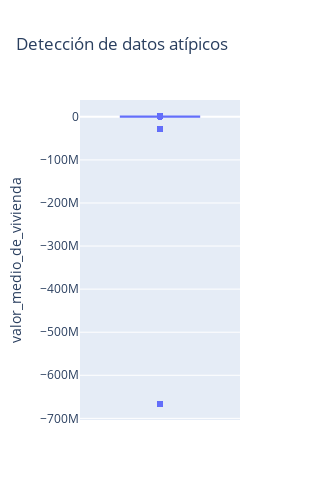

Write notebook code for a chart like this one.
### Markdown cell above
Analisis y verificación para ambas columnas usando boxplot.

### Code cell
import plotly.express as px
fig = px.box(df2, y='valor_medio_de_vivienda', title='Detección de datos atípicos')
fig.update_layout(width=300,height=500) 
fig.show()

### Figure 1 — Plotly figure (JSON) as saved in the notebook; plotly's stock layout.template omitted (floating-point values rounded to 4 significant figures; data arrays with more than 128 entries replaced by an {"elided": "..."} marker saying what was removed)
{"data": [{"alignmentgroup": "True", "hovertemplate": "valor_medio_de_vivienda=%{y}<extra></extra>", "legendgroup": "", "marker": {"color": "#636efa"}, "name": "", "notched": false, "offsetgroup": "", "orientation": "v", "showlegend": false, "type": "box", "x0": " ", "xaxis": "x", "y": {"elided": "8108 int values"}, "y0": " ", "yaxis": "y"}], "layout": {"boxmode": "group", "height": 500, "legend": {"tracegroupgap": 0}, "title": {"text": "Detección de datos atípicos"}, "width": 300, "xaxis": {"anchor": "y", "domain": [0, 1]}, "yaxis": {"anchor": "x", "domain": [0, 1], "title": {"text": "valor_medio_de_vivienda"}}}}
